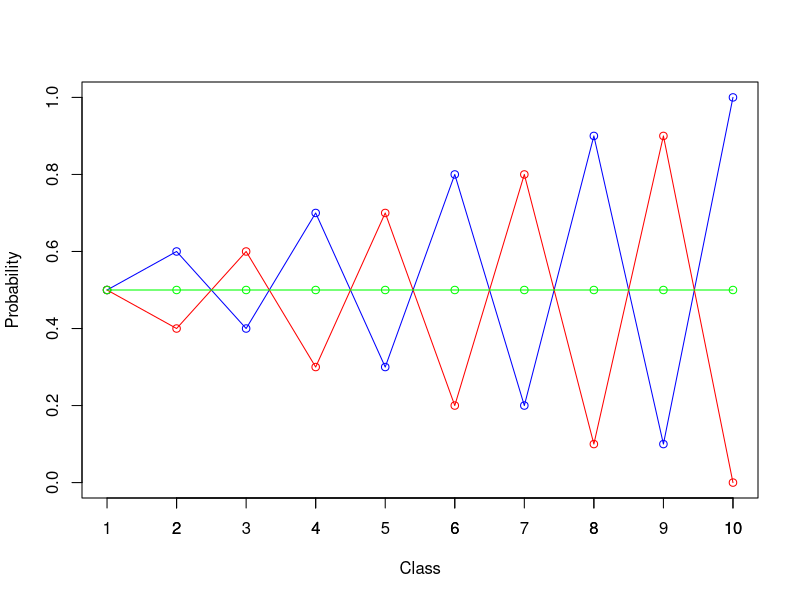
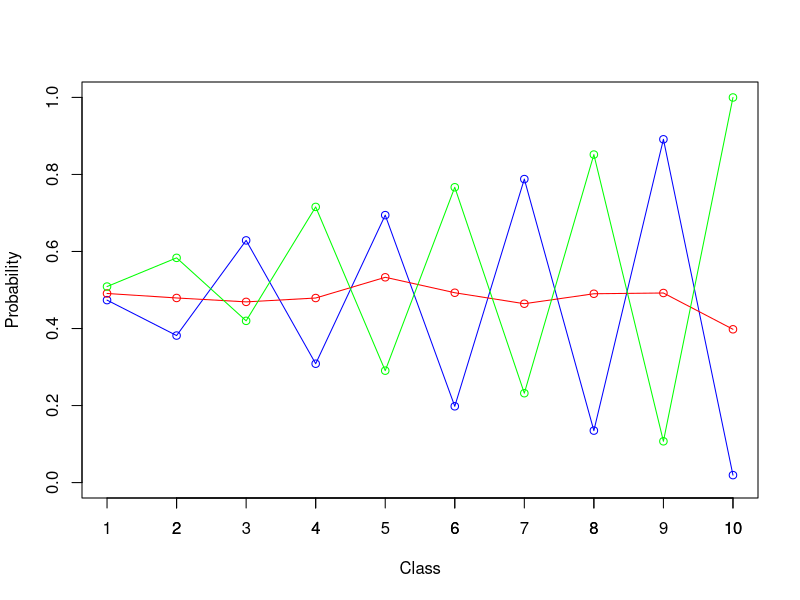
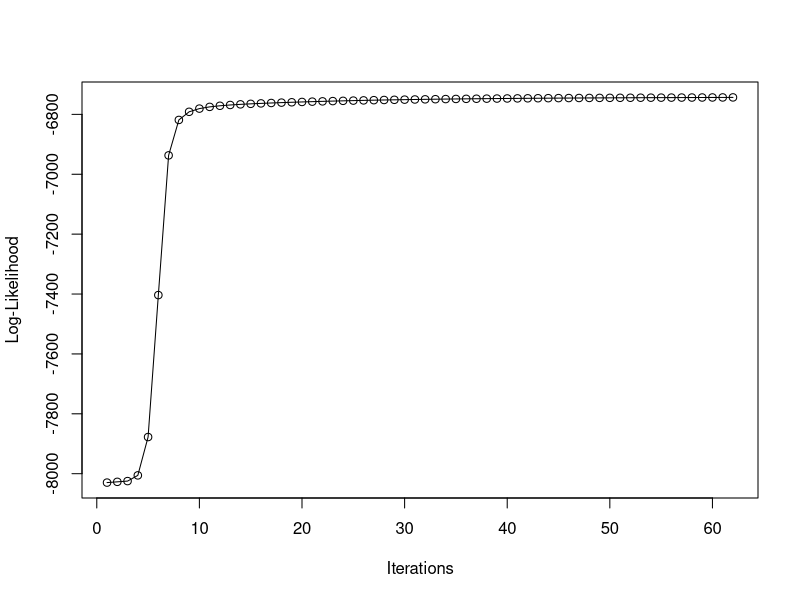

R code for these plots, in order:
## ---- assign1b-init
set.seed(1234567890)

max_it <- 100 # max number of EM iterations
min_change <- 0.1 # min change in log likelihood between two consecutive EM iterations

N <- 1000 # number of training points
D <- 10 # number of dimensions

## true mixing coefficients
true_pi <- vector(length=3)
true_pi <- c(1/3, 1/3, 1/3)

## true conditional distributions
true_mu <- matrix(nrow=3, ncol=D)
true_mu[1,] <- c(0.5, 0.6, 0.4, 0.7, 0.3, 0.8, 0.2, 0.9, 0.1, 1)
true_mu[2,] <- c(0.5, 0.4, 0.6, 0.3, 0.7, 0.2, 0.8, 0.1, 0.9, 0)
true_mu[3,] <- c(0.5, 0.5, 0.5, 0.5, 0.5, 0.5, 0.5, 0.5, 0.5, 0.5)

## Producing the training data
x <- matrix(nrow=N, ncol=D)

for(n in 1:N) {
    k <- sample(1:3, 1, prob=true_pi)
    for(d in 1:D) {
        x[n, d] <- rbinom(1, 1, true_mu[k, d])
    }
}

K <- 3 # number of guessed components
z <- matrix(nrow=N, ncol=K) # fractional component assignments
pi <- vector(length=K) # mixing coefficients
mu <- matrix(nrow=K, ncol=D) # conditional distributions
llik <- vector(length=max_it) # log likelihood of the EM iterations

## Random initialization of the paramters
pi <- runif(K, 0.49, 0.51)
pi <- pi / sum(pi)
for(k in 1:K) {
    mu[k,] <- runif(D, 0.49, 0.51)
}
## ---- end-of-assign1b-init


## ----- assign1b-plot-truemu
plot(true_mu[1,], type="o", col="blue", ylim=c(0,1),
     xlab="Class", ylab="Probability")
axis(side=1, at=c(1:D))
points(true_mu[2,], type="o", col="red")
points(true_mu[3,], type="o", col="green")
## ----- end-of-assign1b-plot-truemu


## ---- assign1b-EM
expectation.step <- function(x, mu, pi) {
    x_given_mu <- matrix(1, nrow=N, ncol=length(pi))

    for (n in 1:N) {
        for (k in 1:K) {
            for (i in 1:D) {
                prob <-  mu[k, i]^x[n, i] * (1 - mu[k, i])^(1 - x[n, i])
                x_given_mu[n, k] <- x_given_mu[n, k] * prob
            }
        }
    }

    z <- matrix(nrow=nrow(x), ncol=length(pi))

    for (n in 1:N) {
        denominator <- sum(pi * x_given_mu[n,])

        for (k in 1:K) {
            nominator <- pi[k] * x_given_mu[n, k]

            z[n, k] <- nominator / denominator
        }
    }

    z
}

loglikelihood <- function(x, mu, pi, z) {
    llik <- 0
    for (n in 1:N) {
        for (k in 1:K) {
            summation <- 0
            ## conditional <- 1
            for (i in 1:D) {
                summation <- summation + x[n, i] * log(mu[k, i]) + (1 - x[n, i]) * log(1 - mu[k, i])
                ## conditional <- conditional * mu[k, i]^x[n, i] * (1 - mu[k, i])^(1 - x[n, i])
            }
            llik <- llik + z[n, k] * (log(pi[k]) + summation)
            ## llik[it] <- llik[it] + pi[k] * conditional
        }
    }

    llik
}

maximization.step <- function(x, z) {
    pi <- vector(length=ncol(z))
    mu <- matrix(nrow=ncol(z), ncol=ncol(x))
    
    for (k in 1:K) {
        pi[k] <- sum(z[, k]) / nrow(x)
    }

    for (k in 1:K) {
        denominator <- sum(z[, k])
        for (i in 1:D) {
            nominator <- sum(x[, i] * z[, k])
            mu[k, i] <- nominator / denominator
        }
    }

    list(pi=pi, mu=mu)
}

for(it in 1:max_it) {
    ## plot(mu[1,], type="o", col="blue", ylim=c(0,1))
    ## points(mu[2,], type="o", col="red")
    ## points(mu[3,], type="o", col="green")
    ## points(mu[4,], type="o", col="yellow")
    ## Sys.sleep(0.5)

    ## E-step: Computation of the fractional component assignments
    z <- expectation.step(x, mu, pi)

    ## Log likelihood computation.
    llik[it] <- loglikelihood(x, mu, pi, z)

    ## cat("iteration: ", it, "log likelihood: ", llik[it], "\n")
    ## flush.console()

    ## Stop if the lok likelihood has not changed significantly
    if (it > 1 && abs(llik[it] - llik[it-1]) < min_change) break

    ## M-step: ML parameter estimation from the data and fractional component assignments
    result <- maximization.step(x, z)
    pi <- result$pi
    mu <- result$mu
}
## ---- end-of-assign1b-EM

## ----- assign1b-plot-estimatemu
plot(mu[1,], type="o", col="blue", ylim=c(0,1),
     xlab="Class", ylab="Probability")
axis(side=1, at=c(1:D))
points(mu[2,], type="o", col="red")
points(mu[3,], type="o", col="green")
## ----- end-of-assign1b-plot-estimatemu

## ----- assign1b-plot-llik
plot(llik[1:it], type="o", xlab="Iterations",
     ylab="Log-Likelihood")
## ----- end-of-assign1b-plot-llik
